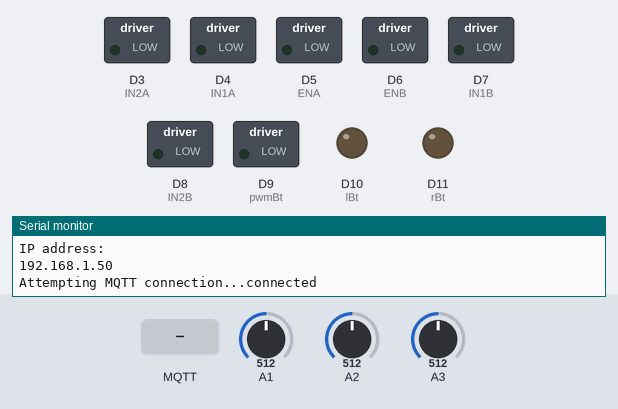
Bench run of a sketch on a simulated Arduino MKR. On the bench: switched loads named in the sketch (green lamp = pin HIGH), output pins drawn as LEDs (lit = HIGH), the last lines printed to the serial monitor. Inputs (shaded band) come from the test bench; at power-on: A1 = 512, A2 = 512, A3 = 512. WiFi joins after 1.5 s; servers stay silent unless stated; random numbers use the default seed unless the sketch sets one; no MQTT or app messages arrive unless stated; not simulated (calls return 0 or success): credentials.h.

Above: at 2.7 s.
2.8 s: MQTT message "fanEvaporadorOn" arrives on the first subscribed topic
At 3.9 s:
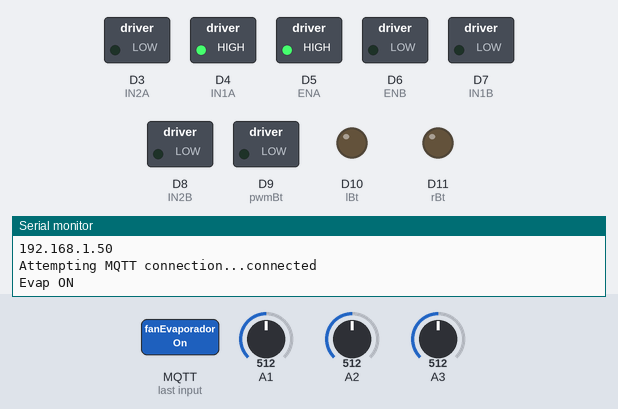
4.3 s: MQTT message "fanEvaporadorOff" arrives on the first subscribed topic
At 5.1 s:
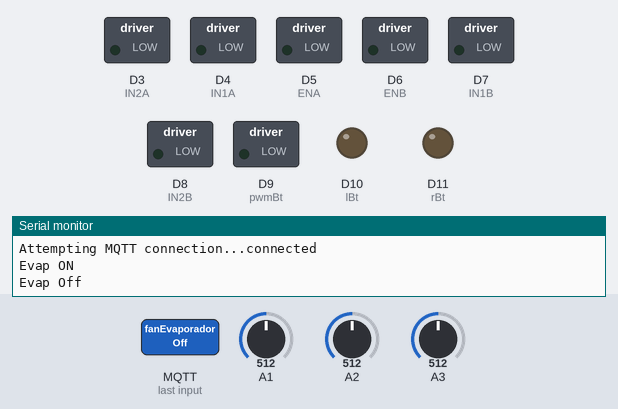
5.8 s: MQTT message "fanEvaporadorOn" arrives on the second subscribed topic
At 6.3 s:
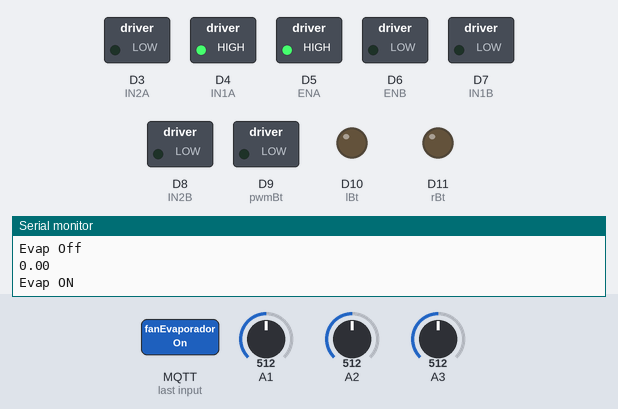
7.3 s: MQTT message "S4" arrives on the third subscribed topic
At 8.4 s:
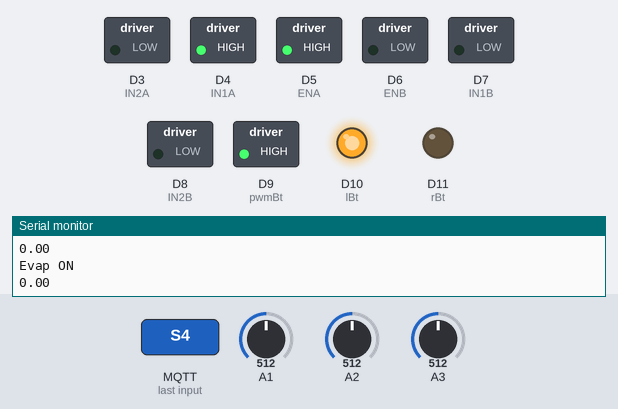
8.8 s: MQTT message "fanEvaporadorOff" arrives on the second subscribed topic
At 9.6 s:
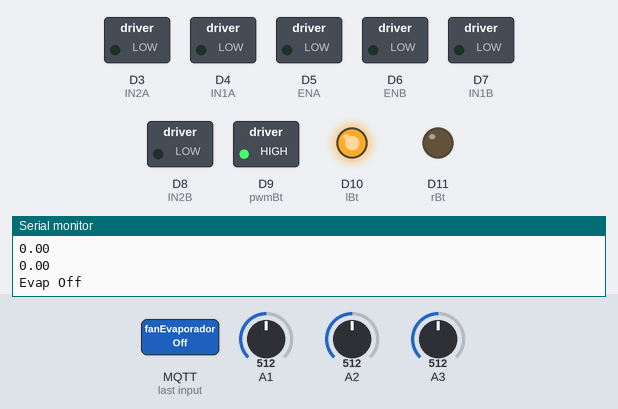
10.3 s: MQTT message "trigger" arrives on the first subscribed topic
At 12.2 s:
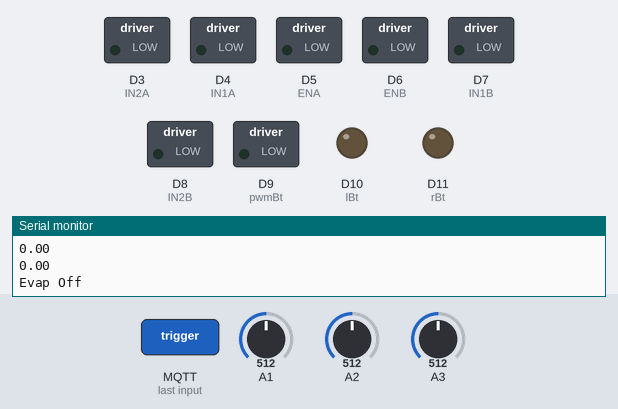
Timing chart, 0 to 13.7 s (numbered marks = the images above; inputs shaded):
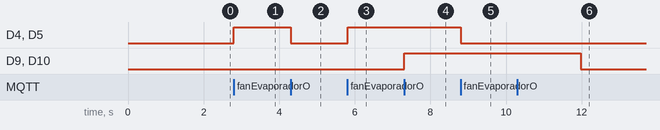

The sketch:

split.ino
```cpp
#include <WiFiNINA.h>
#include <PubSubClient.h>
#include "credentials.h"
#include <math.h>
#include <PID_v1.h>

//PID
double Setpoint, Input, Output;

double consKp = 2, consKi = 0.8, consKd = 1;

PID myPID(&Input, &Output, &Setpoint, consKp, consKi, consKd, DIRECT);
//PID

//PonteH l298
int ENA = 5;
int IN1A = 4;
int IN2A = 3;

int ENB = 6;
int IN1B = 7;
int IN2B = 8;
//PonteH l298

//PonteH ponthBTS7960B
int pwmBt = 9;
int lBt = 10;
int rBt = 11;
//PonteH ponthBTS7960B

//Sensores NTC
unsigned int Rs = 150000;
double Vcc = 3.26;
int filtro = 500;
//Sensores NTC

//Variables
double vSetpointDouble = 40;
double vDiferencialDouble = 2;
int statusRef = 0;
//Variables

//Conversões publish
String H1_str;
char H1_value[50];
double H1;

String H2_str;
char H2_value[50];
double H2;

String H3_str;
char H3_value[50];
double H3;

String H4_str;
char H4_value[50];
double H4;

String H5_str;
char H5_value[50];
double H5;
//Conversões publish

//WIFI - MQTT
const char *ssid = networkSSID;
const char *password = networkPASSWORD;
const char *mqttServer = mqttSERVER;
const char *mqttUsername = mqttUSERNAME;
const char *mqttPassword = mqttPASSWORD;

WiFiClient wifiClient;
PubSubClient client(wifiClient);
//WIFI - MQTT

void setup_wifi()
{

  delay(10);
  Serial.println();
  Serial.print("Connecting to ");
  Serial.println(ssid);

  WiFi.begin(ssid, password);

  while (WiFi.status() != WL_CONNECTED)
  {
    delay(500);
    Serial.print(".");
  }

  randomSeed(micros());

  Serial.println("");
  Serial.println("WiFi connected");
  Serial.println("IP address: ");
  Serial.println(WiFi.localIP());
}

void setup()
{
  Serial.begin(115200);
  setup_wifi();
  client.setServer(mqttServer, 1883);
  client.setCallback(callback);

  //PID
  myPID.SetOutputLimits(0, 255);
  myPID.SetMode(AUTOMATIC);
  myPID.SetControllerDirection(REVERSE);
  //PID

  //ponteh l395
  pinMode(ENA, OUTPUT);
  pinMode(IN1A, OUTPUT);
  pinMode(IN2A, OUTPUT);

  pinMode(ENB, OUTPUT);
  pinMode(IN1B, OUTPUT);
  pinMode(IN2B, OUTPUT);
  //ponteh l395

  //PonteH ponthBTS7960B
  pinMode(pwmBt, OUTPUT);
  pinMode(lBt, OUTPUT);
  pinMode(rBt, OUTPUT);
  //PonteH ponthBTS7960B
}

void callback(char *topico, byte *mensagem, unsigned int tamanho)
{
  mensagem[tamanho] = '\0';
  String strMensagem = String((char *)mensagem);
  String srtTopico = String((char *)topico);

  if (srtTopico == "setpoint")
  {
    String vSetpoint = strMensagem;
    vSetpointDouble = vSetpoint.toDouble();
    Setpoint = vSetpoint.toDouble();
    Serial.println(vSetpointDouble);
  }

  if (srtTopico == "diferencial")
  {
    String vDiferencial = strMensagem;
    vDiferencialDouble = vDiferencial.toDouble();
    Serial.println(vDiferencialDouble);
  }

  if (strMensagem == "trigger")
  {
    publica();
  }

  else if (strMensagem == "refOn")
  {
    refOn();
  }

  else if (strMensagem == "refOff")
  {
    refOff();
  }

  else if (strMensagem == "trigger")
  {
    publica();

  }

  else if (strMensagem == "fanEvaporadorOn")
  {
    fanEvaporadorOn();
    Serial.println("Evap ON");
  }

  else if (strMensagem == "fanEvaporadorOff")
  {
    fanEvaporadorOff();
    Serial.println("Evap Off");
  }

  else if (strMensagem == "fanCondensadorOn")
  {
    fanCondensadorOn();
    Serial.println("Cond ON");
  }

  else if (strMensagem == "fanCondensadorOff")
  {
    fanCondensadorOff();
    Serial.println("Cond Off");
  }
}

void fanEvaporadorOn()
{
  analogWrite(ENA, 255);
  digitalWrite(IN1A, HIGH);
  digitalWrite(IN2A, LOW);
}

void fanEvaporadorOff()
{
  analogWrite(ENA, 0);
  digitalWrite(IN1A, LOW);
  digitalWrite(IN2A, LOW);
}

void fanCondensadorOn()
{
  analogWrite(ENB, 255);
  digitalWrite(IN1B, HIGH);
  digitalWrite(IN2B, LOW);
}

void fanCondensadorOff()
{
  analogWrite(ENB, 0);
  digitalWrite(IN1B, LOW);
  digitalWrite(IN2B, LOW);
}

void refOn()
{
  analogWrite(pwmBt, 255);
  digitalWrite(lBt, HIGH);
  digitalWrite(rBt, LOW);
  statusRef = 1;
  }

void refOff()
{
  analogWrite(pwmBt, 0);
  digitalWrite(lBt, LOW);
  digitalWrite(rBt, LOW);
  statusRef = 0;

}

void publica()
{
  H1 = Thermister(AnalogRead(A1));
  H1_str = String(H1);
  H1_str.toCharArray(H1_value, H1_str.length() + 1);
  client.publish(/*topic*/ "S1", H1_value);

  H2 = Thermister(AnalogRead(A2));
  H2_str = String(H2);
  H2_str.toCharArray(H2_value, H2_str.length() + 1);
  client.publish(/*topic*/ "S2", H2_value);

  H3 = Thermister(AnalogRead(A3));
  H3_str = String(H3);
  H3_str.toCharArray(H3_value, H3_str.length() + 1);
  client.publish(/*topic*/ "S3", H3_value);
/*
  H4 = Thermister(AnalogRead(A4));
  H4_str = String(H4);
  H4_str.toCharArray(H4_value, H4_str.length() + 1);
  client.publish( "S4", H4_value);*/

  //H5 = Thermister(AnalogRead(A5));
  H5_str = String(statusRef);
  H5_str.toCharArray(H5_value, H5_str.length() + 1);
  client.publish(/*topic*/ "sRefrigeracao", H5_value);

}

void reconnect()
{
  // Loop until we're reconnected
  while (!client.connected())
  {
    Serial.print("Attempting MQTT connection...");
    // Create a random client ID
    String clientId = "ArduinoClient-";
    clientId += String(random(0xffff), HEX);
    // Attempt to connect
    if (client.connect(clientId.c_str(), mqttUsername, mqttPassword))
    {
      Serial.println("connected");
      // ... and resubscribe
      client.subscribe("inTopic");
      client.subscribe("setpoint");
      client.subscribe("diferencial");
    }
    else
    {
      Serial.print("failed, rc=");
      Serial.print(client.state());
      Serial.println(" try again in 5 seconds");
      // Wait 5 seconds before retrying
      delay(5000);
    }
  }
}

void loop()
{
  if (!client.connected())
  {
    reconnect();
  }

  client.loop();
/*
  Input = H3;
  myPID.SetTunings(consKp, consKi, consKd);
  myPID.Compute();
  refOn();


  Serial.print("Output: ");
  Serial.print(Output);
  Serial.print("   Input: ");
  Serial.print(Input);
  Serial.print("   Setpoint: ");
  Serial.println(Setpoint);*/

 if (H3 >= vSetpointDouble + vDiferencialDouble)
  {
    refOn();
  }
  else if (H3 <= vSetpointDouble)
  {
    refOff();
  }

  delay(10);
}

int AnalogRead(int pin)
{
  int val = 0;

  for (int i = 0; i < filtro; i++)
  {
    val += analogRead(pin);
    delay(1);
  }

  val = val / filtro;

  return val;
}

double Thermister(int val)
{
  double V_NTC = (double)val / 1024;
  double R_NTC = (Rs * V_NTC) / (Vcc - V_NTC);
  R_NTC = log(R_NTC);
  double Temp = 1 / (0.001129148 + (0.000234125 + (0.0000000876741 * R_NTC * R_NTC)) * R_NTC);
  Temp = Temp - 303.00; //273.15
  return Temp;
}
```

Measured:
- after the input at 2.8 s, D4 (IN1A), D5 (ENA): LOW → HIGH at once
- after the input at 4.3 s, D4 (IN1A), D5 (ENA): HIGH → LOW at once
- after the input at 5.8 s, D4 (IN1A), D5 (ENA): LOW → HIGH at once
- after the input at 7.3 s, D9 (pwmBt), D10 (lBt): LOW → HIGH at once
- after the input at 8.8 s, D4 (IN1A), D5 (ENA): HIGH → LOW at once
- after the input at 10.3 s, D9 (pwmBt), D10 (lBt): HIGH → LOW after 1.7 s
